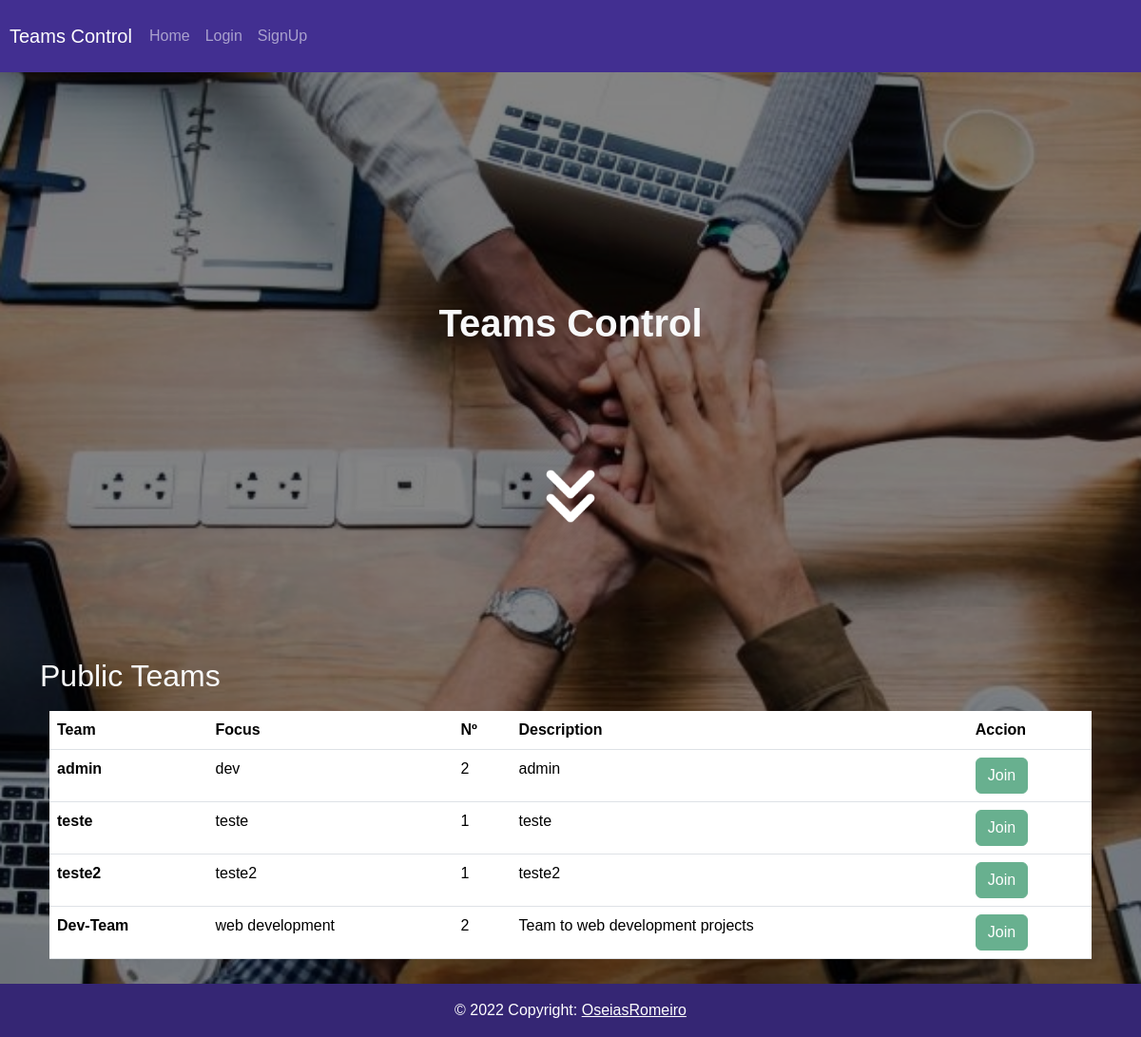
The app's page /, older data.
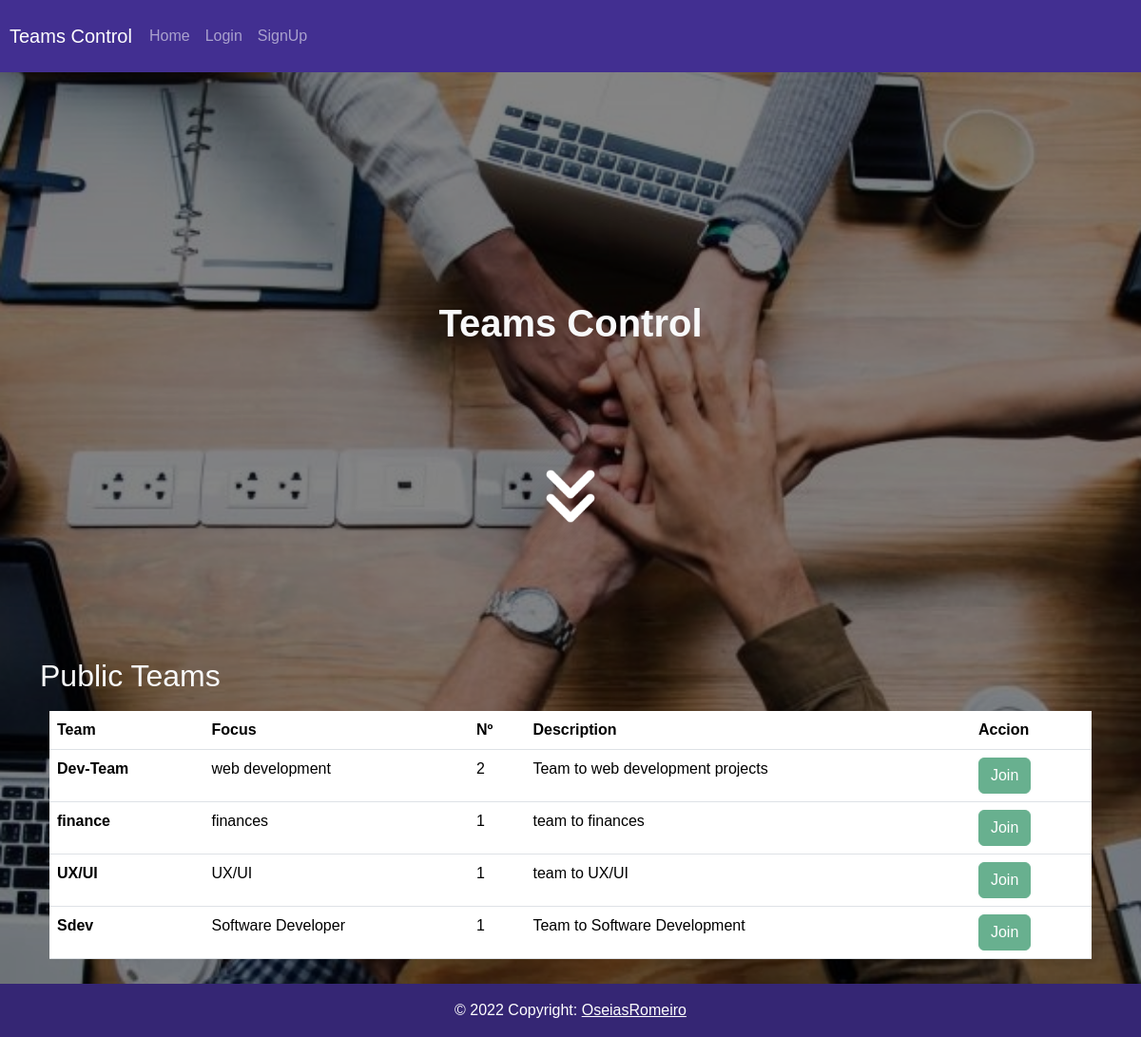
The same page, newer data.
### app/models.py (models this page shows, shortened)
class Team(models.Model):
    owner = models.OneToOneField(CustomUser, on_delete=models.CASCADE, primary_key=True, default=CustomUser)
    participants = models.ManyToManyField(CustomUser, default=CustomUser, related_name='participa')
    invites = models.ManyToManyField(CustomUser, related_name='invited')
    name = models.CharField('Name', max_length=20)
    focus = models.CharField('Focus', max_length=50)
    description = models.CharField('Description', max_length=200)
    private = models.BooleanField(default=False)

### app/views.py (the view)
# urls.py: path('', IndexView.as_view(), name = 'index'),
class IndexView(ListView):
    template_name = 'index.html'
    model = Team
    def get_queryset(self):
        user = self.request.user
        if(not user.is_anonymous):
            return super().get_queryset().filter(private=False).exclude(participants=user)
        else:
            return super().get_queryset().filter(private=False)
    def get_context_data(self, **kwargs):
        context = super().get_context_data(**kwargs)
        return context

### app/templates/index.html (shortened to what this page needs)
{% extends 'base.html' %}
{% load static %}
{% block content %}
    <div style="background-color: rgba(0, 0, 0, 0.479);" class="text-light">
        <div style="padding: 20% 0 10% 0; text-align: center;">
            <h1 class="text-light text-xl fw-bold">Teams Control</h1>
            <img style="padding-top: 100px; max-width: 100px;" class="img-fluid" src="{% static 'img/swipe_light.png' %}">
        </div>
        <div class="container">
            <h2>Public Teams</h2>
            <div class="table-responsive" style="padding: 10px;">
                <table class="table">
                    <thead class="bg-dark text-light">
                        <tr>
                            <th scope="col">Team</th>
                            <th scope="col">Focus</th>
                            <th scope="col">Nº</th>
                            <th scope="col">Description</th>
                            <th scope="col">Accion</th>
                        </tr>
                    </thead>
                    <tbody>
                        {% for team in object_list %}
                        <tr>
                            <th scope="row">{{ team.name }}</th>
                            <td>{{ team.focus }}</td>
                            <td>{{ team.participants.count }}</td>
                            <td>{{ team.description }}</td>
                            <td>
                                {% if user.is_anonymous %}
                                    <button class="btn btn-success" disabled>Join</button>
                                {% else %}
                                    <a href="{% url 'joinTeam' team.pk %}"><button class="btn btn-success">Join</button></a>
                                {% endif %}
                            </td>
                        </tr>
                        {% endfor %}
                    </tbody>
                </table>
            </div>
        </div>
        </div>
{% endblock %}

Row changes from the older to the newer data that the page shows:
removed Team: name "admin", focus "dev", participants.count "2", description "admin"
shown differently, row unchanged: Team "Dev-Team": moves up the list
changed Team: name "teste2" → "finance"; focus "teste2" → "finances"; description "teste2" → "team to finances"; moves down the list
changed Team: name "teste" → "UX/UI"; focus "teste" → "UX/UI"; description "teste" → "team to UX/UI"
added Team: name "Sdev", focus "Software Developer", participants.count "1", description "Team to Software Development"
